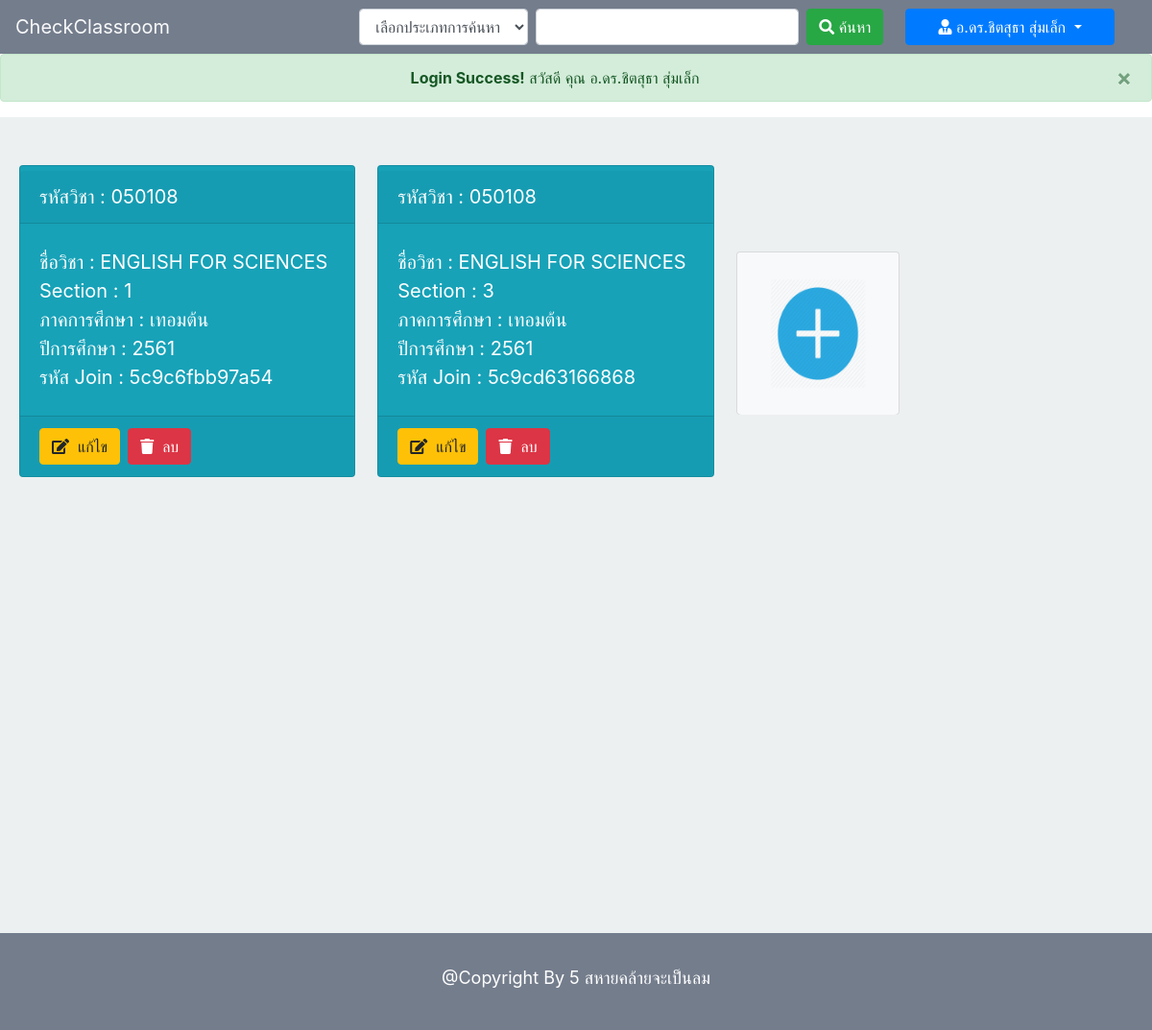
The app's page /admin/admin_home.php (signed in), older data.
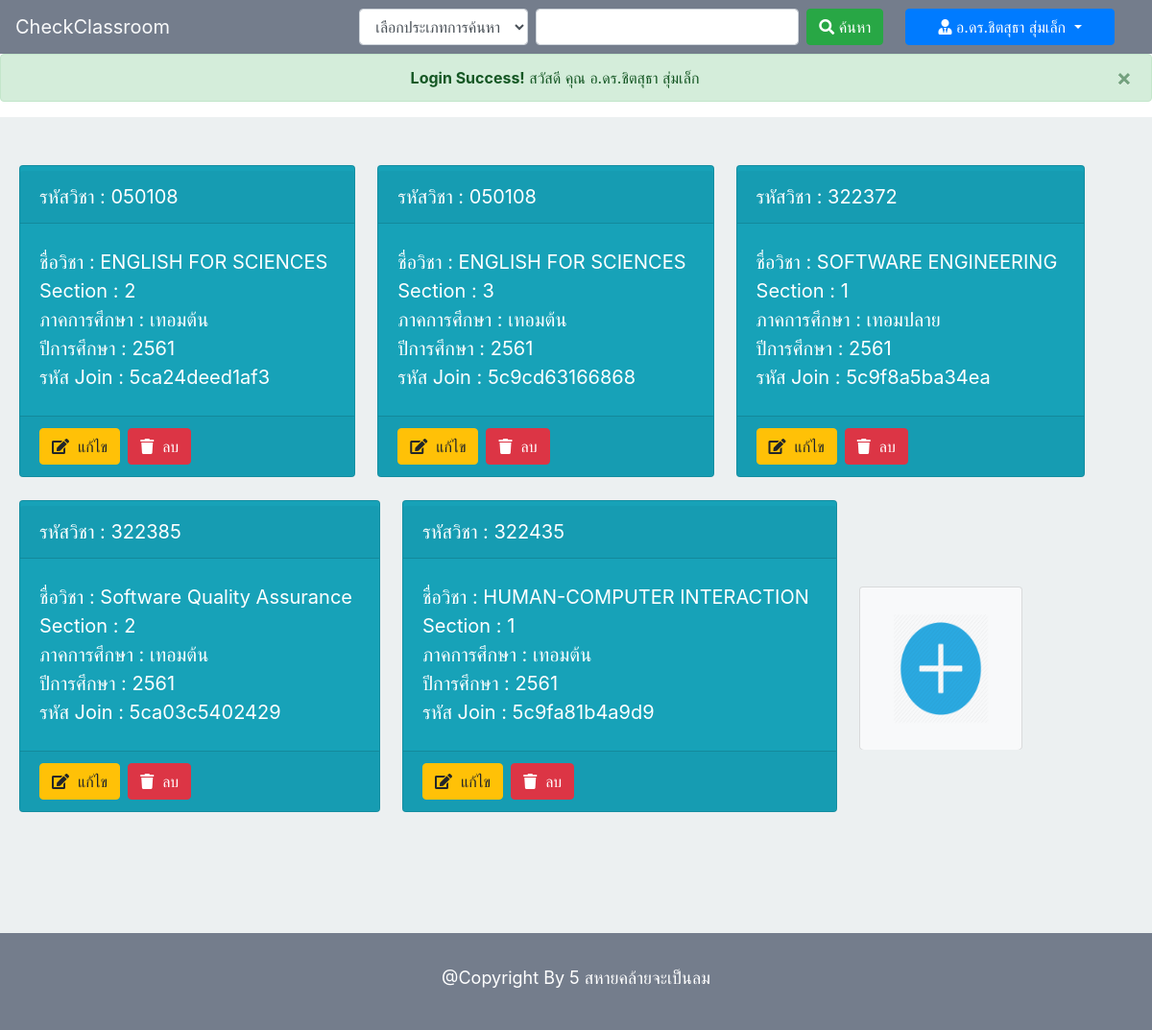
The same page, newer data.
### tables this page shows
CREATE TABLE `classroom` (
  `id` int(10) NOT NULL,
  `c_id` varchar(10) NOT NULL,
  `c_name` varchar(255) NOT NULL,
  `c_password` varchar(14) NOT NULL,
  `c_year` varchar(20) NOT NULL,
  `c_term` int(1) NOT NULL,
  `c_sec` int(3) NOT NULL,
  `l_username` varchar(30) NOT NULL,
  `l_name` varchar(50) DEFAULT NULL,
  `t_username` varchar(50) DEFAULT NULL
);

### admin/admin_home.php (the view, shortened to what this page needs)
<?php
	include '../connect.php';
	$stmt = $pdo->prepare("SELECT * FROM teacher WHERE l_username = ?");
	$stmt->bindParam(1,$_SESSION["username"]);
	$stmt->execute();
	while ($row=$stmt->fetch()) {
	 	$rowUser["l_username"] = $row["l_username"];
	 	$rowName["l_name"] = $row["l_name"];
	 }
	if (!empty($_SESSION['username']) && $_SESSION['permission'] == 1 || $_SESSION['permission'] == 2) { ?>
<!DOCTYPE html>
<html>
<head>
	<link rel="stylesheet" href="https://maxcdn.bootstrapcdn.com/bootstrap/4.0.0/css/bootstrap.min.css">
	<link rel="stylesheet" href="https://use.fontawesome.com/releases/v5.7.2/css/all.css">
	<link rel="stylesheet" type="text/css" href="../style.css">
</head>
<body>
	<?php if ($_SESSION['permission'] == 1) { ?>
	<nav class="navbar sticky-top navbar-light navbar-expand-lg" style="background-color: #747d8c;">
 		<a class="navbar-brand text-light" href="admin_home.php">CheckClassroom</a>
		  <div class="collapse navbar-collapse" id="navbarSupportedContent" >
		    <form name="search_form" method="post" action="<?=$_SERVER['SCRIPT_NAME']?>">
		    	<div class="form-inline mr-sm-2">
			    	<select class="form-control mr-sm-2" name="search_type1" id="search_type1">
			    		<option selected="">เลือกประเภทการค้นหา</option>
			    	</select>
			    	<input type="text" name="keyword1" id="keyword1" class="form-control mr-sm-2">
			    	<button class="btn btn-success" type="submit" id="submit_button_search1" value="search"><i class="fas fa-search"></i> ค้นหา </button>
			    </div>
		    </form>
		    <div class="form-inline my-2 my-lg-0 mr-sm-2  col-3">
		    	<a href="" class="btn btn-primary  dropdown-toggle col-12" data-toggle="dropdown" aria-haspopup="true" aria-expanded="false"> <i class="fas fa-user-tie"></i> <?= $rowName["l_name"] ?> </a>
		    </div>
		  </div>
	</nav>
	<?php } ?>
	<?php
		if (!empty($_COOKIE["login_success"])){ ?>
			<div class="alert alert-success alert-dismissible fade show" role="alert" id="login_success">
				<center>
					<strong>Login Success!</strong> สวัสดี คุณ <?php if ($_SESSION['permission']==1) { ?>
						<?=$rowName['l_name'] ?>
					<?php } elseif ($_SESSION['permission'] == 2) { ?>
						<?=$rowName1['t_name'] ?>
					<?php } ?>
				</center>
				<button type="button" class="close" data-dismiss="alert" aria-label="Close">
					<span aria-hidden="true">&times;</span>
				</button>
			</div>
	<?php } ?>
	<div style="padding-top: 50px;padding-bottom: 50px;min-height: 850px;background-color: #ecf0f1;">
		<div class="form-inline d-flex " style="margin-left: 20px;">
			<?php if ($_SESSION['permission'] == 1) { ?>
				<?php if (!isset($_POST['search_type1']) && !isset($_POST['keyword1'])) {
						 	$stmt2=$pdo->prepare("SELECT * FROM classroom  WHERE l_username = ? ORDER BY c_id , c_sec ASC ");
							$stmt2->bindParam(1,$rowUser['l_username']);
							$stmt2->execute();
							while ($row2=$stmt2->fetch()) { ?>
								<div class="card-deck my-2 my-lg-0 mr-sm-2 mb-4">
									<div class="card  bg-info zoomclass mb-4">
										<a id="detail_class.php?id=<?=$row2['id']?>" href="detail_class.php?id=<?=$row2['id']?>&c_id=<?=$row2['c_id']?>&c_sec=<?=$row2['c_sec']?>">
											<div class="card-header" style=" margin-top: 5px;">
												<p class="card-text text-white" style="font-size: 20px;"> รหัสวิชา : <?=$row2['c_id']?> </p>
											</div>
											<div class="card-body" style="margin-top: 5px;">
												<div class="from-group mr-sm-2">
													<p class="card-text text-white" style="font-size: 20px;"> ชื่อวิชา : <?=$row2['c_name']?> </p>
												</div>
												<div class="from-group mr-sm-2">
													<p class="card-text text-white" style="font-size: 20px;"> Section : <?=$row2['c_sec']?> </p>
												</div>
												<div class="from-group mr-sm-2">
												<?php if ($row2['c_term'] == 1) { ?>
													<p class="card-text text-white" style="font-size: 20px;"> ภาคการศึกษา : เทอมต้น </p>
												<?php } elseif ($row2['c_term'] == 2) { ?>
													<p class="card-text text-white" style="font-size: 20px;"> ภาคการศึกษา : เทอมปลาย </p>
												<?php } elseif ($row2['c_term'] == 3) { ?>
													<p class="card-text text-white" style="font-size: 20px;"> ภาคการศึกษา : ภาคฤดูร้อน </p>
												<?php } ?>
												</div>
												<div class="from-group mr-sm-2">
													<p class="card-text text-white" style="font-size: 20px;"> ปีการศึกษา : <?=$row2['c_year']?> </p>
												</div>
												<div class="from-group mr-sm-2">
													<p class="card-text text-white" style="font-size: 20px;"> รหัส Join : <?=$row2['c_password']?> </p>
												</div>
											</div>
										</a>
											<div class="card-footer" style="margin-top: 5px;">
												<div class="form-inline" style="text-align: left;">
													<button id="edit_class_button<?=$row2['id']?>" data-target="#edit_class?id=<?=$row2['id']?>" data-toggle="modal" class="btn btn-warning mr-sm-2"><i class="fas fa-edit"></i>&nbsp; แก้ไข </button>
													<button id="delete_class_button<?=$row2['id']?>" data-target="#delete_class?id=<?=$row2['id']?>" data-toggle="modal" class="btn btn-danger mr-sm-2"><i class="fas fa-trash"></i>&nbsp; ลบ </button>
												</div>
											</div>
									</div>
								</div>
							<?php }
				} ?>
			<?php } ?>
			<div class="card-deck my-2 my-lg-0 mr-sm-2">
				<div class="card bg-light zoom">
					<button id="create_class_button" data-target="#create_class" data-toggle="modal" class="btn btn-light">
						<div class="card-body">
							 <img src="../icon/plus.png" style="width: 100px; height: 115px;">
						</div>
					</button>
				</div>
			</div>
		</div>
	</div>
	<footer style="background-color: #747d8c; padding: 24px;">
		<div style="text-align: center;">
			<label style="font-size: 18px; color: white; padding: 9px;">@Copyright By 5 สหายคล้ายจะเป็นลม</label>
		</div>
	</footer>
</body>
</html>
	<?php } else {
		setcookie('wrong_login',1,time()+10,'/');
		echo "<script type='text/javascript'> window.location.href = '../index.php';</script>";
	} ?>

### admin/admin_home.php (style rules this page uses)
.zoom { width: 170px; height: 170px; transition: transform .2s; }
.zoomclass { max-width: 700px; max-height: 700px; transition: transform .2s; }

Row changes from the older to the newer data that the page shows:
removed classroom: c "050108", c_name "ENGLISH FOR SCIENCES", c_sec "1", c_term "ภาคการศึกษา : เทอมต้น", c_year "2561", c_password "5c9c6fbb97a54"
added classroom: c "050108", c_name "ENGLISH FOR SCIENCES", c_sec "2", c_term "ภาคการศึกษา : เทอมต้น", c_year "2561", c_password "5ca24deed1af3"
added classroom: c "322372", c_name "SOFTWARE ENGINEERING", c_sec "1", c_term "ภาคการศึกษา : เทอมปลาย", c_year "2561", c_password "5c9f8a5ba34ea"
added classroom: c "322385", c_name "Software Quality Assurance", c_sec "2", c_term "ภาคการศึกษา : เทอมต้น", c_year "2561", c_password "5ca03c5402429"
added classroom: c "322435", c_name "HUMAN-COMPUTER INTERACTION", c_sec "1", c_term "ภาคการศึกษา : เทอมต้น", c_year "2561", c_password "5c9fa81b4a9d9"
